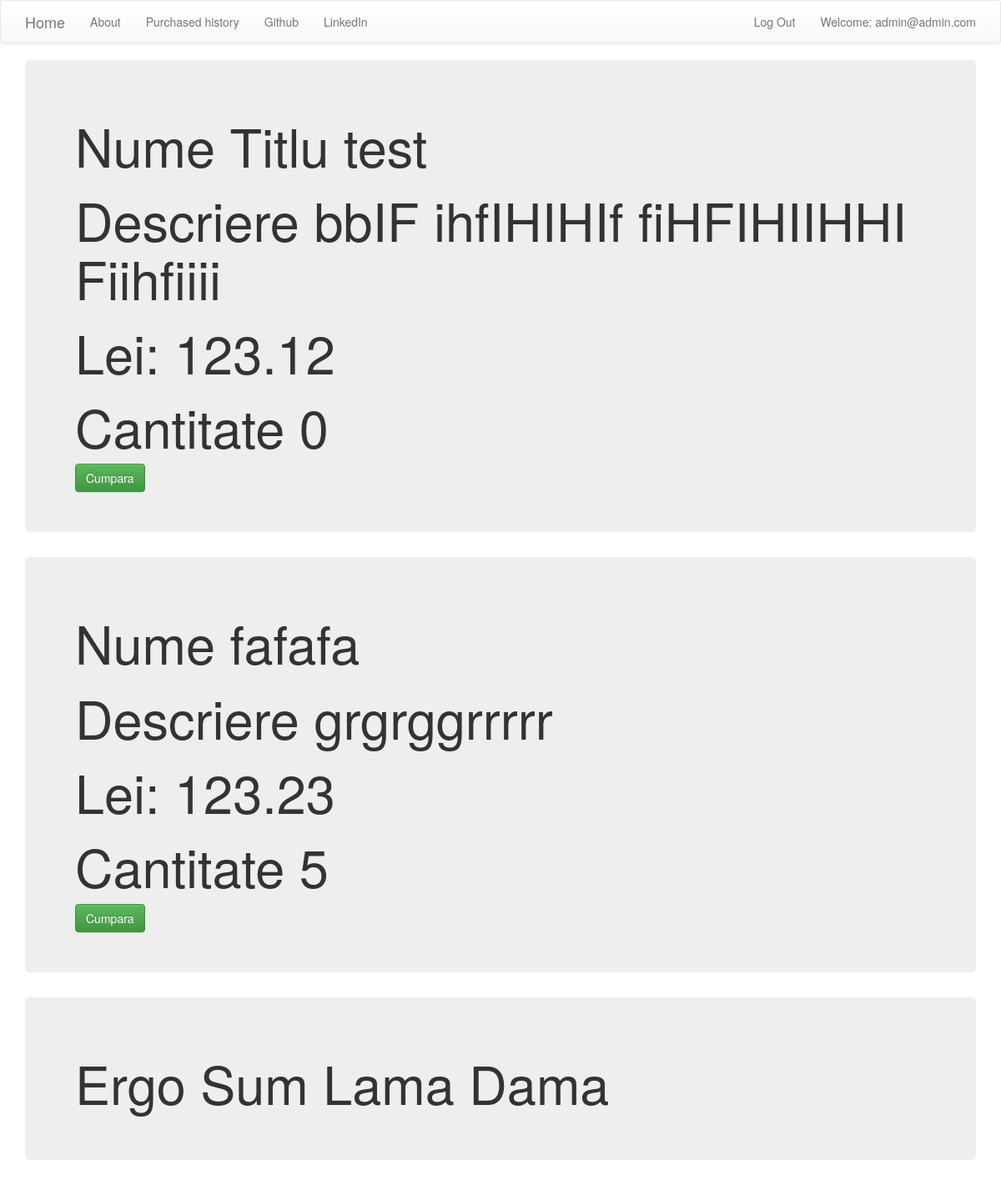
The app's page /home/ (signed in), older data.
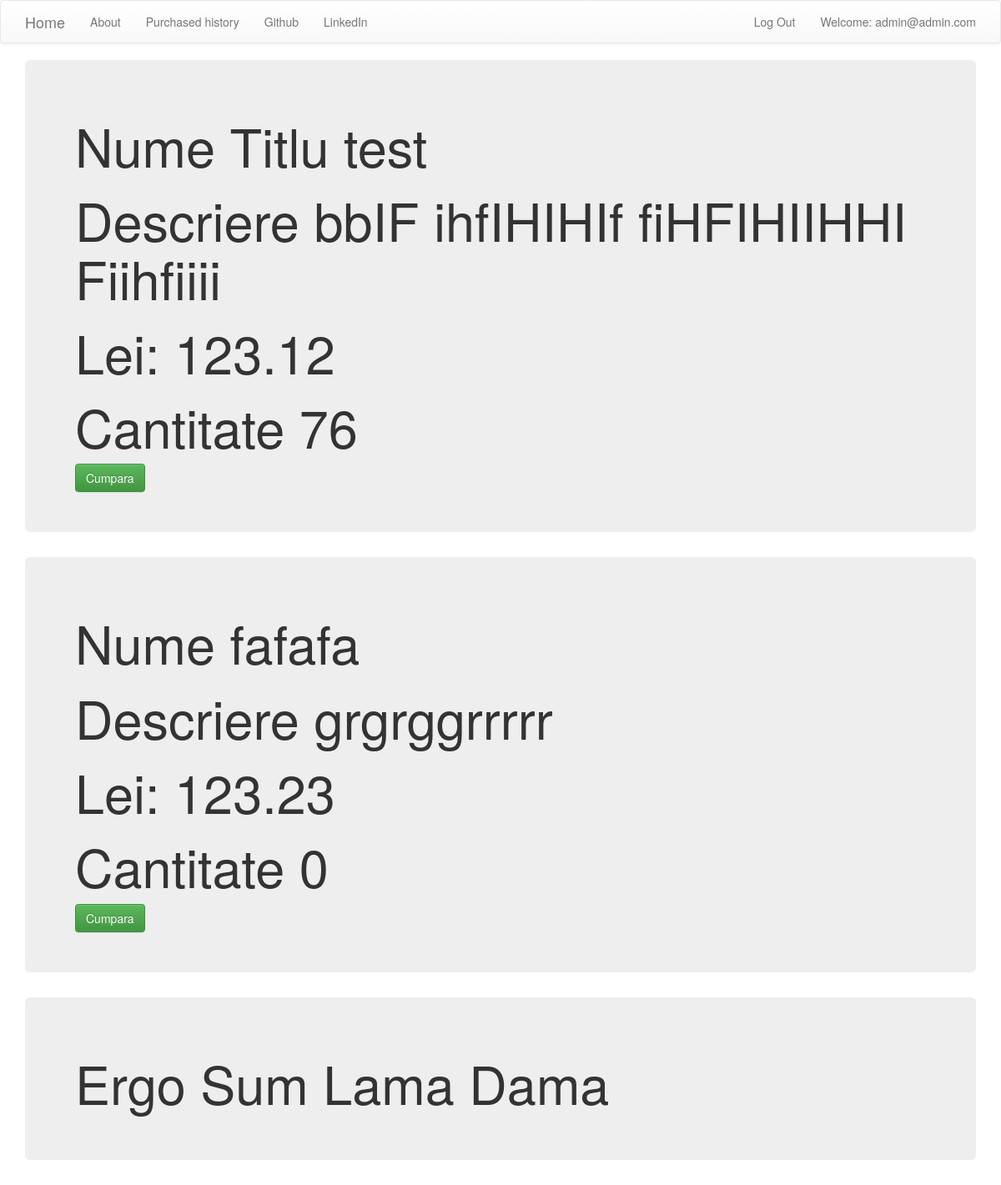
The same page, newer data.
### accounts/models.py (models this page shows, shortened)
class Product(models.Model):
    name = models.TextField(null=False)
    price = models.FloatField(null=False)
    description = models.TextField(null=True)
    quantity = models.IntegerField(null=True)

### accounts/views.py (the view)
# urls.py: path("home/", views.EnteringView.as_view(), name="home_list"),
class EnteringView(ListView):
    template_name = "accounts/home_list.html"
    model = Product

### templates/accounts/home_list.html (shortened to what this page needs)
<!DOCTYPE html>
<html lang="en">
<head>
    <link rel="stylesheet" href="https://maxcdn.bootstrapcdn.com/bootstrap/3.3.7/css/bootstrap.min.css">
<link rel="stylesheet" href="https://maxcdn.bootstrapcdn.com/bootstrap/3.3.7/css/bootstrap-theme.min.css">
</head>
<body>
<nav class="navbar navbar-default navbar-dark fixed-top custom-navbar">
    <div class="container">
        <ul class="nav navbar-nav">
            <li><a class="navbar-brand bigbrand" href="{% url "home_list" %}">Home</a></li>
            <li><a class="" href="{% url "home_list" %}">About</a></li>
            <li><a class="" href="{% url "purchased" %}">Purchased history</a></li>
            <li><a class="" href="https://www.github.com">Github</a></li>
            <li><a class="" href="https://www.linkedin.com">LinkedIn</a></li>
        </ul>
         <ul class="nav navbar-nav navbar-right">
        {% if request.user.is_authenticated %}
        <li>
            <a href="{% url 'logout' %}">Log Out</a>
        </li>
        <li>
            <a href="{% url 'money_balance' %}">Welcome: {{ user.email }}</a>
        </li>
        {% else %}
        <li><a class="nav navbar-right" href="{% url 'login' %}"><span class="glyphicon glyphicon-user"></span></a></li>
            <li><a class="nav navbar-right" href="{% url 'register_page' %}">Inregistrare</a></li>
        {% endif %}
    </div>
</nav>
{% if request.user.is_authenticated %}
    {% for form in product_list %}
        <div class="container">
        <div class="jumbotron">
            <h1>Nume {{ form.name }}</h1>
            <h1>Descriere {{ form.description }}</h1>
            <h1>Lei: {{ form.price }}</h1>
             <h1>Cantitate {{ form.quantity }}</h1>
            <a href="{% url "basket" pk=form.pk %}">
            <button type="button" class="btn btn-success" >Cumpara</button>
                </a>
        </div>
        </div>
    {% endfor %}
{% endif %}
{% block content %}
    <div class="container">
    <div class="jumbotron">
        <h1>Ergo Sum Lama Dama</h1>
    </div>
    </div>
{% endblock %}
</body>
</html>

Row changes from the older to the newer data that the page shows:
changed Product "Titlu test": quantity "0" → "76"
changed Product "fafafa": quantity "5" → "0"
